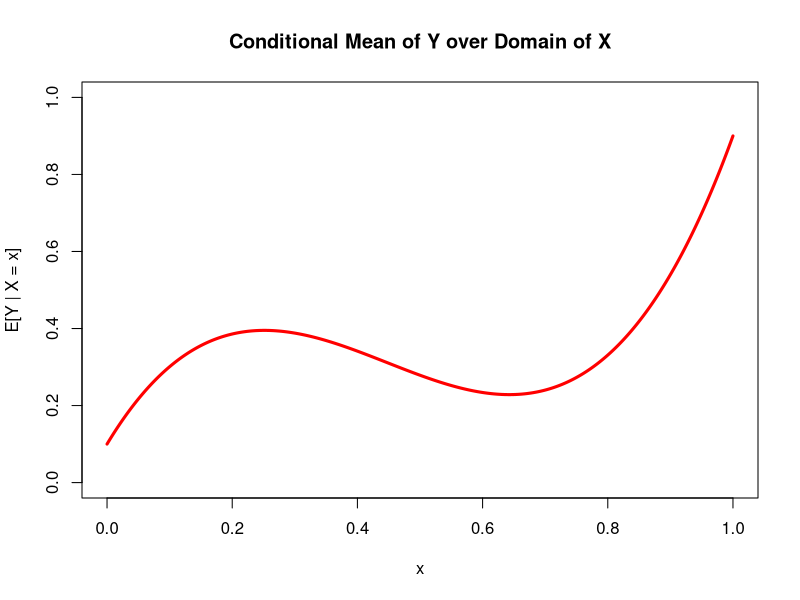

Source code (R): (Note: this script raises an error after producing the figure.)
## ---- chunk 1
xx = seq(0, 1, length.out = 1000L)
pi = function(x) .1 + 2.7*x - 7.47*x^2 + 5.57*x^3
plot(xx, pi(xx), type = "l", lwd = 3L, col = "red",
     xlab = "x", ylab = "E[Y | X = x]", ylim = c(0, 1),
     main = "Conditional Mean of Y over Domain of X")
## ---- chunk 2
library(data.table)
pdf = CJ(x = xx, y = c(TRUE, FALSE))
pdf[(y), p := pi(x)]
pdf[(!y), p := 1 - pi(x)]
pdf[ , p := p/sum(p)]

pdf[ , .SD[sample(.I, 1e6, replace = TRUE, prob = p), 
           .(`(d)` = mean(y), `(e)` = mean(x*y),
             #X is continuous -- in simulation, since
             #  the probability X = .27 is ZERO, we
             #  have to condition on X being _close to_ .27;
             #  we want to pick an interval small enough
             #  not to give a biased answer, but large enough
             #  to be sure we have a decent sample size in that
             #  small interval -- a classic bias-variance tradeoff!
             `(g)` = mean(y[abs(x - .27) < .005]) - 
               mean(y[abs(x - .63) < .005]))]]
## ---- chunk 3
A = cbind(c(3, -2, 9))
B = cbind(c(8, 0, -1))
C = matrix(c(7, 0, -1, 2, 5, -4), nrow = 2L)
D = matrix(c(3, 3, 3, 1, 4, -7), nrow = 3L)
E = cbind(c(5, 2, 3), c(1, 0, -4), c(-2, 1, -6))
F = matrix(c(4, 0, 2, 1, 7, -3, -5, 7, 0), nrow = 3L)
G = cbind(c(2, -3, 1, 1), c(-8, 7, 0, 2), c(-5, -4, 3, 6))
K = cbind(c(-9, -2, -1, 0))
L = rbind(c(5, 0, 3, 1))

## a)
A + B
## b)
-G
## c)
t(D)
## d)
C + D
## e)
3*C - 2*t(D)
## f) dot product is also known as the inner product
t(A) %*% B
## g)
C %*% B
## h)
B %*% C
## i)
F %*% B
## j)
E %*% F
## k) #re-arranging intelligently
L %*% K
## l) see ?norm - there are many different types of matrix norm
norm(K, type = "F")
## m)
t(G)
## n)
E - 5 * diag(3L)
## ---- chunk 4
Q = matrix(c(1, 2, 3, 7), nrow = 2L)
solve(Q)
Q %*% solve(Q)
